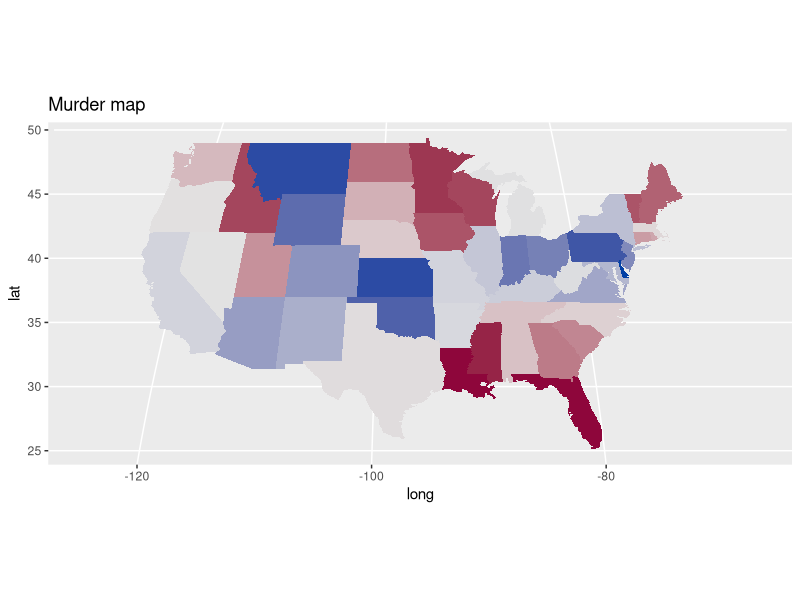
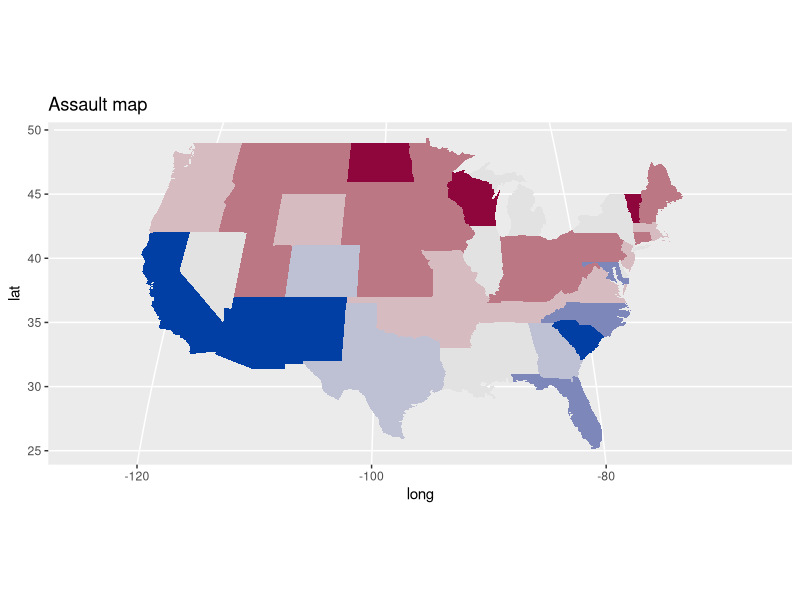

Write R code to recreate these figures, in order.
# CS-710 HW 7 Color for Maps 
# required packages
library(ggplot2)
library(reshape2)
library(dplyr)  # required for arrange()
library(colorspace)
library(viridis)
library(maps) # for the state map data
library(mapproj) # map projections

states_map<-map_data("state") #extracts data from the states map

# Make a data set of US crime data from the USArrests data set
crimes<-data.frame(state=tolower(rownames(USArrests)),USArrests)
crime_map<-merge(states_map,crimes,by.x="region",by.y="state")
crime_map<-arrange(crime_map,group,order)
#head(crime_map)
#basemap<-ggplot(crime_map,aes(x=long,y=lat,group=group,fill=hsv(h=(max(Murder)-Murder)/max(Murder),s=Assault/max(Assault),v=1))) +

# 1. Murder rate. You can select any column in that 
#basemap1<-ggplot(crime_map,aes(x=long,y=lat,group=group,fill=factor(Murder))) +
basemap1<-ggplot(crime_map,aes(x=long,y=lat,group=group,fill=hsv(h=(max(Murder)-Murder)/max(Murder),s=1,v=1))) 
basemap1 + geom_polygon() + coord_map("sinusoidal") + scale_fill_discrete_diverging(guide = "none") + ggtitle("Murder map")
#scale_fill_hue(guide = "none")
#scale_fill_identity(guide = "none")

#### 2. Assault
#basemap2<-ggplot(crime_map,aes(x=long,y=lat,group=group,fill=factor(Assault))) +
basemap2<-ggplot(crime_map,aes(x=long,y=lat,group=group,fill=hcl(h=1,c=(max(Assault)-Assault)/max(Assault),l=1))) 
basemap2 + geom_polygon() + coord_map("sinusoidal") + scale_fill_discrete_diverging(guide = "none") + ggtitle("Assault map")
